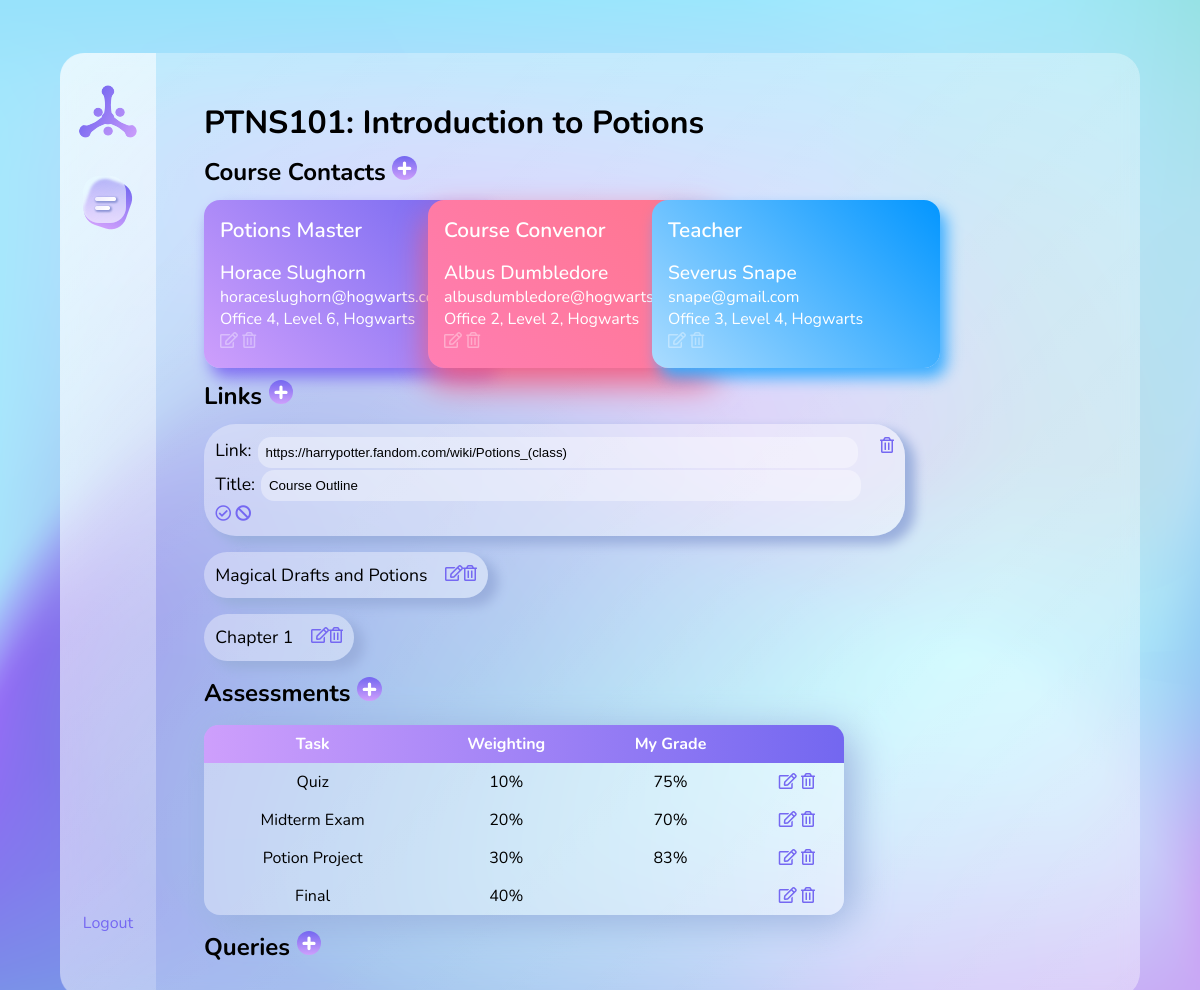
Screenshot of /course/1/edit-link/1/ (signed in) with the database file from the repository.
### coursePlanner/models.py (models this page shows, shortened)
class Course(models.Model):
    courseCode = models.CharField(max_length=20)
    courseName = models.CharField(max_length=100)
    owner = models.ForeignKey(User, on_delete=models.CASCADE, null=True, blank=True)

class Contact(models.Model):
    course = models.ForeignKey(Course, on_delete=models.CASCADE)
    role = models.CharField(max_length=300)
    name = models.CharField(max_length=150)
    email = models.CharField(max_length=320)
    location = models.CharField(max_length=500)

class Link(models.Model):
    course = models.ForeignKey(Course, on_delete=models.CASCADE)
    link = models.CharField(max_length=1000)
    title = models.CharField(max_length=500)

class Assessment(models.Model):
    course = models.ForeignKey(Course, on_delete=models.CASCADE)
    task = models.CharField(max_length=100)
    weighting = models.IntegerField()
    myGrade = models.IntegerField(null=True, blank=True)

### coursePlanner/views.py (the view)
# urls.py: path('<int:course_id>/edit-link/<int:link_id>/', views.editLink, name='editLink'),
@login_required
def editLink(request, course_id, link_id):
    course = Course.objects.get(id=course_id)
    if course.owner != request.user:
        raise Http404
    link = Link.objects.get(id=link_id)
    contacts = course.contact_set.all()
    links = course.link_set.all()
    queries = course.query_set.all()
    assessments = course.assessment_set.all()
    form = LinkForm(request.POST or None, instance=link)
    if form.is_valid():
        form.save()
        return redirect('coursePlanner:course', course_id=course_id)
    context = {
        'course': course,
        'contacts': contacts,
        'links': links,
        'queries': queries,
        'assessments': assessments,
        'form': form,
        'linkToEdit': link,
    }
    templateName = 'coursePlanner/edit-link.html'
    return render(request, templateName, context)

### coursePlanner/forms.py
class LinkForm(forms.ModelForm):
    class Meta:
        model = Link
        fields = ['link', 'title']
        labels = {
            'link': 'Link',
            'title': 'Title',
        }
        widgets = {
            'link' : forms.TextInput(attrs = {'placeholder': 'Link'}),
            'title'    : forms.TextInput(attrs = {'placeholder': 'Title'}),
        }

### coursePlanner/templates/coursePlanner/edit-link.html (shortened to what this page needs)
{% extends 'coursePlanner/course.html' %}
{% block editLink %}
  <div class="link inactive-link">
  {% if link.id == linkToEdit.id %}
    <form action="{% url 'coursePlanner:editLink' course_id=course.id link_id=link.id %}" method="post">
      {{ form.as_p }}
      {% include 'coursePlanner/form-edit.html' %}
  {% else %}
    <p>{{link.title}}</p>
    <a href="{% url 'coursePlanner:editLink' course_id=course.id link_id=link.id %}">
      <i class="far fa-edit"></i></a>
  {% endif %}
{% endblock editLink %}

### coursePlanner/templates/coursePlanner/course.html (shortened to what this page needs)
{% extends 'base.html' %}
{% load static %}
{% block content %}
<h1>{{ course.courseCode }}: {{course.courseName }}</p>
<h2 class="courseHeading">Course Contacts <a href="{% url 'coursePlanner:newContact' course.id %}">
  <img src="{% static 'images/plus.svg' %}" class="add-btn"></a></h2>
<div class="card-list">
  {% for contact in contacts %}
    <div class="card {% cycle 'blue-purple'  'coral' 'sky-blue'   'teal' %}">
      {% block editContact %}
      <header>
      {{ contact.role }}
      </header>
      <div class="card-text-medium">{{ contact.name }}</div>
      <div class="card-text-small">{{ contact.email }}</div>
      <div class="card-text-small">{{ contact.location }}</div>
      <a href="{% url 'coursePlanner:editContact' course_id=course.id contact_id=contact.id %}">
        <i class="far fa-edit"></i></a>
       {% endblock editContact %}
      {% block deleteContact %}
      <a href="{% url 'coursePlanner:deleteContact' course_id=course.id contact_id=contact.id %}">
      <i class="far fa-trash-alt"></i></a>
      {% endblock deleteContact %}
    </div>
  {% endfor %}
</div>
<h2 class="courseHeading">Links <a href="{% url 'coursePlanner:newLink' course.id %}">
  <img src="{% static 'images/plus.svg' %}" class="add-btn">
  </a>
</h2>
<ul>
  {% for link in links %}
    {% block editLink %}{% endblock editLink %}
            {% block deleteLink %}
              <a href="{% url 'coursePlanner:deleteLink' course_id=course.id link_id=link.id %}">
              <button><i class="far fa-trash-alt"></i></button></a>
            {% endblock deleteLink %}
          </div>
  {% endfor %}
</ul>
<h2 class="courseHeading">Assessments <a href="{% url 'coursePlanner:newAssessment' course.id %}">
  <img src="{% static 'images/plus.svg' %}" class="add-btn"></a></h2>
<table class="assessment-table">
  <tr class="assessment-header-row">
    <th>Task</th>
    <th>Weighting</th>
    <th>My Grade</th>
    <th></th>
  </tr>
  {% for assessment in assessments %}
    <tr>
      {% block editAssessment %}
        <td>{{ assessment.task }}</td>
        <td>{{ assessment.weighting }}%</td>
        {% if  assessment.myGrade is None %}
        <td></td>
        {% else %}
        <td>{{ assessment.myGrade }}%</td>
        {% endif %}
        <td><a href="{% url 'coursePlanner:editAssessment' course_id=course.id assessment_id=assessment.id %}">
          <button><i class="far fa-edit"></i></button></a>
          {% block deleteAssessment %}
          <a href="{% url 'coursePlanner:deleteAssessment' course_id=course.id assessment_id=assessment.id %}">
            <button><i class="far fa-trash-alt"></i></button></a>
          {% endblock deleteAssessment %}
        </td>
      {% endblock editAssessment %}
    </tr>
  {% endfor %}
{% block newAssessment %}
</table>
{% endblock newAssessment %}
<h2 class="courseHeading">Queries <a href="{% url 'coursePlanner:newQuery' course.id %}">
  <img src="{% static 'images/plus.svg' %}" class="add-btn"></a></h2>
{% endblock content %}

### coursePlanner/templates/coursePlanner/form-edit.html
<div>
  <button type="submit"><i class="far fa-check-circle"></i></button>
  <a href="{% url 'coursePlanner:course' course.id %}">
  <button type="button"><i class="fas fa-ban"></i></button></a>
</div>
</form>

### static/css/base.css (style rules this page uses)
:root { font-size: 16px; font-family: 'Nunito', sans-serif; --transition-speed: 300ms; }
* { margin: 0; padding: 0; box-sizing: border-box; }
h1 { font-size: 2rem; text-align: left; margin-bottom: 0.2em; }
h2 { font-size: 1.5rem; text-align: left; }
button, input[type="submit"], input[type="reset"] { background: none; color: #7568f2; border: none; padding: 0; font: inherit; cursor: pointer; outline: inherit; }
a { color: #7568f2; text-decoration: none; }
input { background: rgba(255,255,255,0.37); border-radius: 1em; border: 0; padding: 0.6em; margin: 0.1em; outline: none; transition: all 300ms ease-in-out, width: fit-content; }
::placeholder { font-family: 'Nunito', sans-serif; color: #979797; font-size: 16px; }
html { background-image: url(../cornflower.png); background-size: 100% 100%; background-repeat: no-repeat; overflow: hidden; scrollbar-width: thin; scrollbar-color: #A3D8E5 #A7E1F1; }
body { display: flex; align-items: center; justify-content: center; min-height: 100vh; }
.courseHeading { flex-grow: 1; }
.blue-purple { background-image: linear-gradient(45deg, #CE9FFC 0%, #7367F0 100%); box-shadow: 0.4em 0.6em 1em 0 #806FF2; }
.coral { background-image: linear-gradient(45deg, #FF7EB3 0%, #FF758C 100%); box-shadow: 0 16px 32px 0 #F15D83; }
.sky-blue { background-image: linear-gradient(45deg, #ABDCFF 0%, #0396FF 100%); box-shadow: 0.4em 0.6em 1em 0 #39ADFF; }
.add-btn { transition: 300ms ease-out; }
h2 { margin: 0.5em 0; }
h2 .add-btn { height: 1em; }
.card-list { display: flex; overflow: visible; }
.card { padding: 1em; border-radius: 1rem; min-width: 18em; transition: 200ms; }
.card i { color: rgba(255,255,255,0.37); }
.card header { color: white; font-weight: 600; font-size: 1.3rem; margin-bottom: 0.8em; }
.card-text-medium { font-size: 1.2rem; font-weight: 500; color: white; }
.card-text-small { font-size: 1rem; font-weight: 400; color: white; }
.card:not(:first-child) { margin-left: -4em; }
.link { padding: 0.7em; margin-bottom: 1em; background: rgba(255,255,255,0.37); box-shadow: 9px 7px 12px 1px #9AAFDD; border-radius: 2em; width: fit-content; display: flex; left: 0em; position: relative; transition: 200ms ease; max-width: 1100px; }
.link p { font-size: 1.1rem; color: black; margin-right: 1em; }
.link input { width: 50vw; max-width: 900px; }
.assessment-table { margin: 1em 0; background-color: rgba(255,255,255,0.37); border-radius: 1em; border-spacing: 0; border-collapse: collapse; min-width: 40em; box-shadow: 9px 7px 42px -1px #9AAFDD; }
th:first-child { border-top-left-radius: 0.9em; }
th:last-child { border-top-right-radius: 0.9em; }
.assessment-header-row { background-image: linear-gradient(270deg, #7367F0 0%, #CE9FFC 100%); border-radius: 40px; }
.assessment-table th, .assessment-table td { padding: 0.5em; text-align: center; }
.assessment-header-row th { color: white; }

### rows the page displays
Course: courseCode "PTNS101", courseName "Introduction to Potions"
Contact: role "Potions Master", name "Horace Slughorn", email "horaceslughorn@hogwarts.com", location "Office 4, Level 6, Hogwarts"
Contact: role "Course Convenor", name "Albus Dumbledore", email "albusdumbledore@hogwarts.com", location "Office 2, Level 2, Hogwarts"
Contact: role "Teacher", name "Severus Snape", email "snape@gmail.com", location "Office 3, Level 4, Hogwarts"
Link: link "https://harrypotter.fandom.com/wiki/Potions_(class)", title "Course Outline"
Link: title "Magical Drafts and Potions"
Link: title "Chapter 1"
Assessment: task "Quiz", weighting "10", myGrade "75"
Assessment: task "Midterm Exam", weighting "20", myGrade "70"
Assessment: task "Potion Project", weighting "30", myGrade "83"
Assessment: task "Final", weighting "40"
